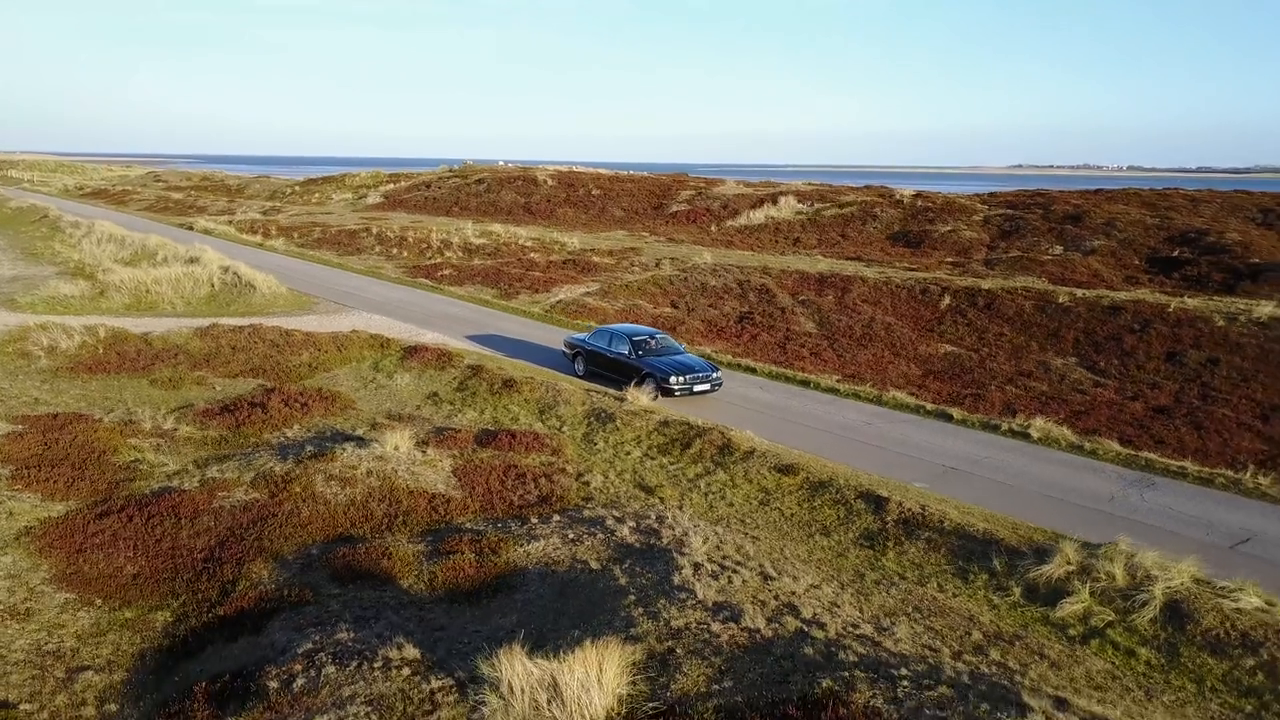
#> input picture frame 29 of vid/Jaguar - 13596.mp4, 1280 x 720 px, given in place of 211212_02_Jakarta_4k_018.mp4, which was not available
$ python using_cascade.py
#> lines starting #> are read from the running program, lines starting #| are printed output that depends on the picture; pictures that were not available may be replaced by others from this repository, and a replacement may not be noted
import time

import cv2
import imutils

cap = cv2.VideoCapture('vid/211212_02_Jakarta_4k_018.mp4')  # Path to footage
car_cascade = cv2.CascadeClassifier('haarcascade/cars.xml')  # Path to cars.xml


#Coordinates of polygon in frame::: [[x1,y1],[x2,y2],[x3,y3],[x4,y4]]
coord = [[637, 352], [904, 352], [631, 512], [952, 512]]

#Distance between two horizontal lines in (meter)
dist = 3

while True:
    ret, img = cap.read()
#> img is the input picture: shape (720, 1280, 3); mean B, G, R 98.3, 118.2, 127
    img = imutils.resize(img, width=320 ,height=240)
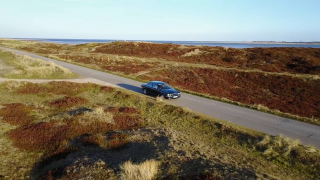
#> img: shape (180, 320, 3); mean B, G, R 98.3, 118.2, 127
    gray = cv2.cvtColor(img, cv2.COLOR_BGR2GRAY)
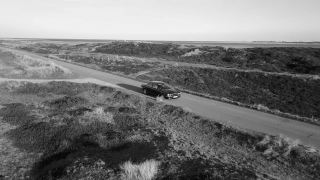
#> gray: shape (180, 320); min 5, max 240, mean 118.6
    cars = car_cascade.detectMultiScale(gray, 1.2, 2)
#> cars = ()

    for (x, y, w, h) in cars:
        cv2.rectangle(img, (x, y), (x+w, y+h), (225, 0, 0), 2)
#> this loop made 0 passes

    cv2.line(img, (coord[0][0], coord[0][1]), (coord[1][0],
             coord[1][1]), (0, 0, 255), 2)  # First horizontal line
    cv2.line(img, (coord[0][0], coord[0][1]), (coord[2][0],
             coord[2][1]), (0, 0, 255), 2)  # Vertical left line
    cv2.line(img, (coord[2][0], coord[2][1]), (coord[3][0],
             coord[3][1]), (0, 0, 255), 2)  # Second horizontal line
    cv2.line(img, (coord[1][0], coord[1][1]), (coord[3][0],
             coord[3][1]), (0, 0, 255), 2)  # Vertical right line
    for (x, y, w, h) in cars:
        if(x >= coord[0][0] and y == coord[0][1]):
            # Changes line color to green
            cv2.line(img, (coord[0][0], coord[0][1]),
                     (coord[1][0], coord[1][1]), (0, 255, 0), 2)
            tim1 = time.time()  # Initial time
            print("Car Entered.")

        if (x >= coord[2][0] and y == coord[2][1]):
            # Changes line color to green
            cv2.line(img, (coord[2][0], coord[2][1]),
                     (coord[3][0], coord[3][1]), (0, 0, 255), 2)
            tim2 = time.time()  # Final time
            print("Car Left.")
            #We know that distance is 3m
            print("Speed in (m/s) is:", dist/((tim2-tim1)))

    cv2.imshow('img', img)  # Shows the frame

    if cv2.waitKey(20) & 0xFF == ord('q'):
#> (key q is pressed here)
        break

cap.release()
cv2.destroyAllWindows()

$ run again, starting later in the video
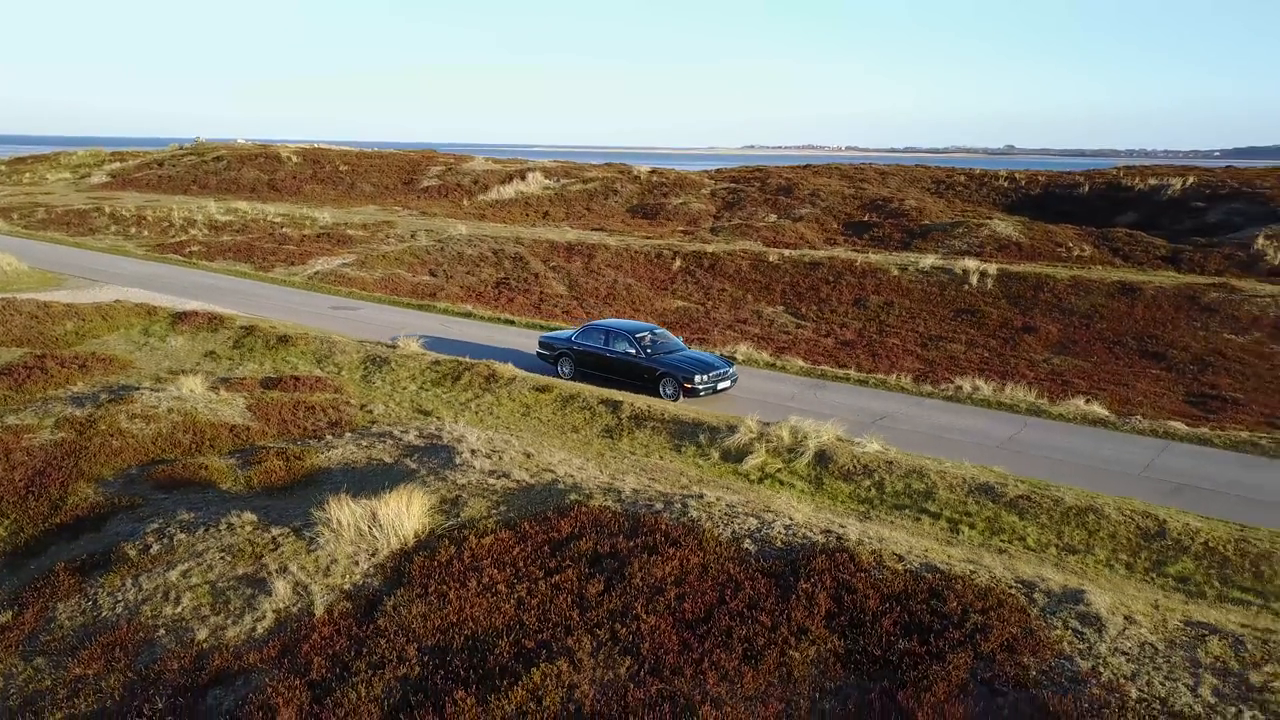
#> input picture frame 133 of vid/Jaguar - 13596.mp4, 1280 x 720 px, given in place of 211212_02_Jakarta_4k_018.mp4, which was not available
#> img is the input picture: shape (720, 1280, 3); mean B, G, R 91.5, 109.8, 119.6
#> `img = imutils.resize(img, width=320 ,height=240)`:
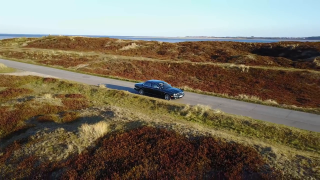
#> img: shape (180, 320, 3); mean B, G, R 91.5, 109.8, 119.6
#> `gray = cv2.cvtColor(img, cv2.COLOR_BGR2GRAY)`:
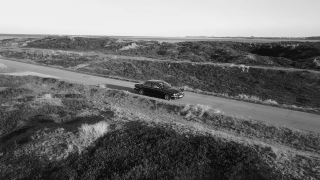
#> gray: shape (180, 320); min 4, max 240, mean 110.7
#> cars = ()

$ run again, starting later in the video
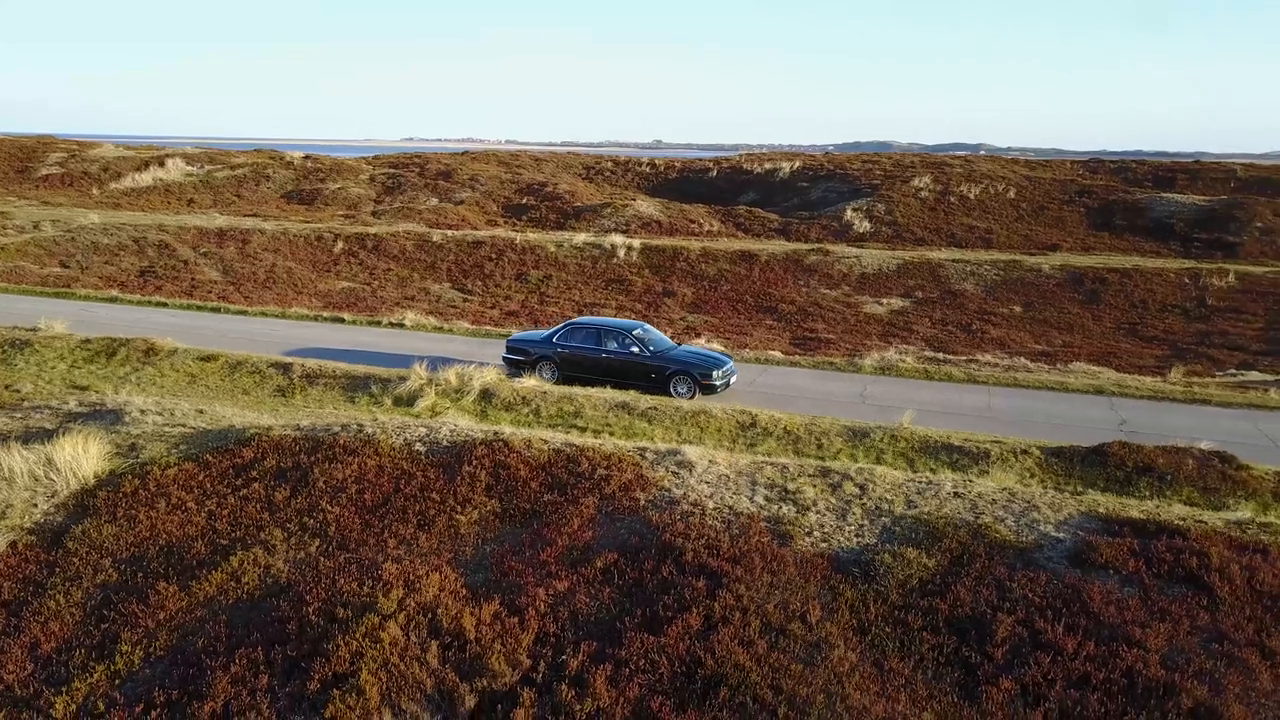
#> input picture frame 237 of vid/Jaguar - 13596.mp4, 1280 x 720 px, given in place of 211212_02_Jakarta_4k_018.mp4, which was not available
#> img is the input picture: shape (720, 1280, 3); mean B, G, R 88.8, 104.2, 117.3
#> `img = imutils.resize(img, width=320 ,height=240)`:
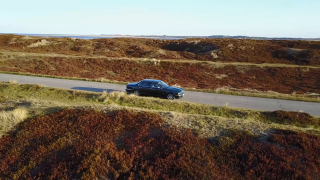
#> img: shape (180, 320, 3); mean B, G, R 88.8, 104.2, 117.3
#> `gray = cv2.cvtColor(img, cv2.COLOR_BGR2GRAY)`:
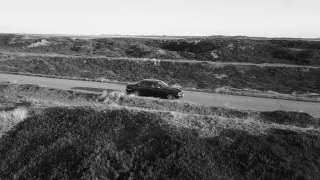
#> gray: shape (180, 320); min 7, max 242, mean 106.4
#> cars = ()
